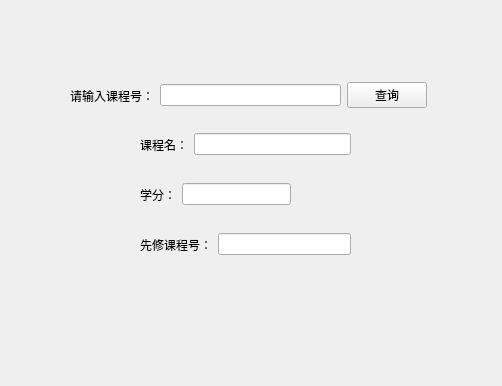
<?xml version="1.0" encoding="UTF-8"?>
<ui version="4.0">
 <class>courseq</class>
 <widget class="QWidget" name="courseq">
  <property name="geometry">
   <rect>
    <x>0</x>
    <y>0</y>
    <width>502</width>
    <height>386</height>
   </rect>
  </property>
  <property name="windowTitle">
   <string>查询课程</string>
  </property>
  <widget class="QWidget" name="layoutWidget">
   <property name="geometry">
    <rect>
     <x>140</x>
     <y>180</y>
     <width>151</width>
     <height>29</height>
    </rect>
   </property>
   <layout class="QHBoxLayout" name="horizontalLayout_4">
    <item>
     <widget class="QLabel" name="label_3">
      <property name="text">
       <string>学分：</string>
      </property>
     </widget>
    </item>
    <item>
     <widget class="QLineEdit" name="ccreditEdit">
      <property name="readOnly">
       <bool>true</bool>
      </property>
     </widget>
    </item>
   </layout>
  </widget>
  <widget class="QWidget" name="layoutWidget_2">
   <property name="geometry">
    <rect>
     <x>140</x>
     <y>230</y>
     <width>211</width>
     <height>29</height>
    </rect>
   </property>
   <layout class="QHBoxLayout" name="horizontalLayout_5">
    <item>
     <widget class="QLabel" name="label_4">
      <property name="text">
       <string>先修课程号：</string>
      </property>
     </widget>
    </item>
    <item>
     <widget class="QLineEdit" name="cpnoEdit">
      <property name="readOnly">
       <bool>true</bool>
      </property>
     </widget>
    </item>
   </layout>
  </widget>
  <widget class="QWidget" name="">
   <property name="geometry">
    <rect>
     <x>70</x>
     <y>80</y>
     <width>357</width>
     <height>31</height>
    </rect>
   </property>
   <layout class="QHBoxLayout" name="horizontalLayout_2">
    <item>
     <layout class="QHBoxLayout" name="horizontalLayout">
      <item>
       <widget class="QLabel" name="label">
        <property name="text">
         <string>请输入课程号：</string>
        </property>
       </widget>
      </item>
      <item>
       <widget class="QLineEdit" name="lineEdit"/>
      </item>
     </layout>
    </item>
    <item>
     <widget class="QPushButton" name="pushButton">
      <property name="text">
       <string>查询</string>
      </property>
     </widget>
    </item>
   </layout>
  </widget>
  <widget class="QWidget" name="">
   <property name="geometry">
    <rect>
     <x>140</x>
     <y>130</y>
     <width>211</width>
     <height>29</height>
    </rect>
   </property>
   <layout class="QHBoxLayout" name="horizontalLayout_3">
    <item>
     <widget class="QLabel" name="label_2">
      <property name="text">
       <string>课程名：</string>
      </property>
     </widget>
    </item>
    <item>
     <widget class="QLineEdit" name="cnameEdit">
      <property name="readOnly">
       <bool>true</bool>
      </property>
     </widget>
    </item>
   </layout>
  </widget>
 </widget>
 <resources/>
 <connections/>
</ui>
